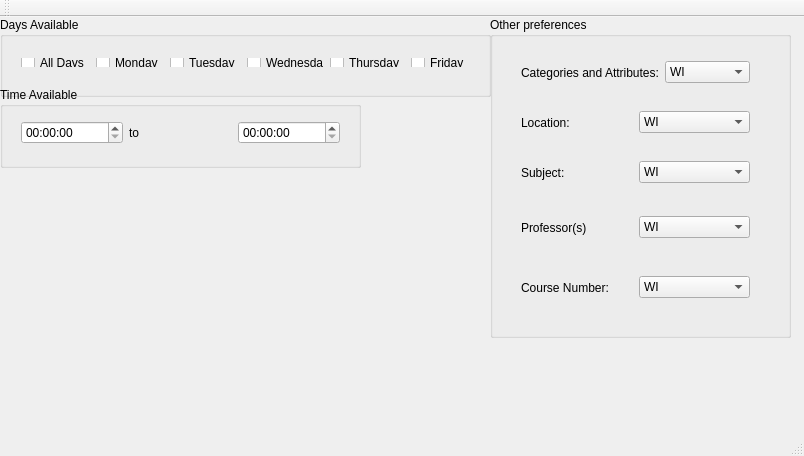
<?xml version="1.0" encoding="UTF-8"?>
<ui version="4.0">
 <class>MainWindow</class>
 <widget class="QMainWindow" name="MainWindow">
  <property name="geometry">
   <rect>
    <x>0</x>
    <y>0</y>
    <width>804</width>
    <height>456</height>
   </rect>
  </property>
  <property name="windowTitle">
   <string>MainWindow</string>
  </property>
  <widget class="QWidget" name="centralWidget">
   <widget class="QGroupBox" name="groupBox">
    <property name="geometry">
     <rect>
      <x>0</x>
      <y>0</y>
      <width>491</width>
      <height>80</height>
     </rect>
    </property>
    <property name="title">
     <string>Days Available</string>
    </property>
    <widget class="QWidget" name="horizontalLayoutWidget">
     <property name="geometry">
      <rect>
       <x>10</x>
       <y>30</y>
       <width>471</width>
       <height>31</height>
      </rect>
     </property>
     <layout class="QHBoxLayout" name="horizontalLayout_3">
      <item>
       <widget class="QCheckBox" name="checkBox_6">
        <property name="text">
         <string>All Days</string>
        </property>
       </widget>
      </item>
      <item>
       <widget class="QCheckBox" name="checkBox">
        <property name="text">
         <string>Monday</string>
        </property>
       </widget>
      </item>
      <item>
       <widget class="QCheckBox" name="checkBox_2">
        <property name="text">
         <string>Tuesday</string>
        </property>
       </widget>
      </item>
      <item>
       <widget class="QCheckBox" name="checkBox_3">
        <property name="text">
         <string>Wednesday</string>
        </property>
       </widget>
      </item>
      <item>
       <widget class="QCheckBox" name="checkBox_4">
        <property name="text">
         <string>Thursday</string>
        </property>
       </widget>
      </item>
      <item>
       <widget class="QCheckBox" name="checkBox_5">
        <property name="text">
         <string>Friday</string>
        </property>
       </widget>
      </item>
     </layout>
    </widget>
   </widget>
   <widget class="QGroupBox" name="groupBox_2">
    <property name="geometry">
     <rect>
      <x>0</x>
      <y>70</y>
      <width>361</width>
      <height>81</height>
     </rect>
    </property>
    <property name="title">
     <string>Time Available</string>
    </property>
    <widget class="QWidget" name="horizontalLayoutWidget_2">
     <property name="geometry">
      <rect>
       <x>10</x>
       <y>20</y>
       <width>341</width>
       <height>51</height>
      </rect>
     </property>
     <layout class="QHBoxLayout" name="horizontalLayout_2">
      <item>
       <widget class="QTimeEdit" name="timeEdit"/>
      </item>
      <item>
       <widget class="QLabel" name="label_2">
        <property name="text">
         <string>to</string>
        </property>
       </widget>
      </item>
      <item>
       <widget class="QTimeEdit" name="timeEdit_2"/>
      </item>
     </layout>
    </widget>
   </widget>
   <widget class="QGroupBox" name="groupBox_3">
    <property name="geometry">
     <rect>
      <x>490</x>
      <y>0</y>
      <width>301</width>
      <height>321</height>
     </rect>
    </property>
    <property name="title">
     <string>Other preferences</string>
    </property>
    <widget class="QWidget" name="horizontalLayoutWidget_4">
     <property name="geometry">
      <rect>
       <x>20</x>
       <y>30</y>
       <width>251</width>
       <height>51</height>
      </rect>
     </property>
     <layout class="QHBoxLayout" name="horizontalLayout_5">
      <item>
       <widget class="QLabel" name="label">
        <property name="text">
         <string>Categories and Attributes:</string>
        </property>
       </widget>
      </item>
      <item>
       <widget class="QComboBox" name="comboBox">
        <item>
         <property name="text">
          <string>WI</string>
         </property>
        </item>
        <item>
         <property name="text">
          <string>GLT</string>
         </property>
        </item>
        <item>
         <property name="text">
          <string>SI</string>
         </property>
        </item>
       </widget>
      </item>
     </layout>
    </widget>
    <widget class="QWidget" name="horizontalLayoutWidget_7">
     <property name="geometry">
      <rect>
       <x>20</x>
       <y>180</y>
       <width>251</width>
       <height>61</height>
      </rect>
     </property>
     <layout class="QHBoxLayout" name="horizontalLayout_8">
      <item>
       <widget class="QLabel" name="label_5">
        <property name="text">
         <string>Professor(s)</string>
        </property>
       </widget>
      </item>
      <item>
       <widget class="QComboBox" name="comboBox_4">
        <item>
         <property name="text">
          <string>WI</string>
         </property>
        </item>
        <item>
         <property name="text">
          <string>GLT</string>
         </property>
        </item>
        <item>
         <property name="text">
          <string>SI</string>
         </property>
        </item>
       </widget>
      </item>
     </layout>
    </widget>
    <widget class="QWidget" name="horizontalLayoutWidget_5">
     <property name="geometry">
      <rect>
       <x>20</x>
       <y>80</y>
       <width>251</width>
       <height>51</height>
      </rect>
     </property>
     <layout class="QHBoxLayout" name="horizontalLayout_6">
      <item>
       <widget class="QLabel" name="label_3">
        <property name="text">
         <string>Location:</string>
        </property>
       </widget>
      </item>
      <item>
       <widget class="QComboBox" name="comboBox_2">
        <item>
         <property name="text">
          <string>WI</string>
         </property>
        </item>
        <item>
         <property name="text">
          <string>GLT</string>
         </property>
        </item>
        <item>
         <property name="text">
          <string>SI</string>
         </property>
        </item>
       </widget>
      </item>
     </layout>
    </widget>
    <widget class="QWidget" name="horizontalLayoutWidget_6">
     <property name="geometry">
      <rect>
       <x>20</x>
       <y>130</y>
       <width>251</width>
       <height>51</height>
      </rect>
     </property>
     <layout class="QHBoxLayout" name="horizontalLayout_7">
      <item>
       <widget class="QLabel" name="label_4">
        <property name="text">
         <string>Subject:</string>
        </property>
       </widget>
      </item>
      <item>
       <widget class="QComboBox" name="comboBox_3">
        <item>
         <property name="text">
          <string>WI</string>
         </property>
        </item>
        <item>
         <property name="text">
          <string>GLT</string>
         </property>
        </item>
        <item>
         <property name="text">
          <string>SI</string>
         </property>
        </item>
       </widget>
      </item>
     </layout>
    </widget>
    <widget class="QWidget" name="horizontalLayoutWidget_8">
     <property name="geometry">
      <rect>
       <x>20</x>
       <y>240</y>
       <width>251</width>
       <height>61</height>
      </rect>
     </property>
     <layout class="QHBoxLayout" name="horizontalLayout_9">
      <item>
       <widget class="QLabel" name="label_6">
        <property name="text">
         <string>Course Number:</string>
        </property>
       </widget>
      </item>
      <item>
       <widget class="QComboBox" name="comboBox_5">
        <item>
         <property name="text">
          <string>WI</string>
         </property>
        </item>
        <item>
         <property name="text">
          <string>GLT</string>
         </property>
        </item>
        <item>
         <property name="text">
          <string>SI</string>
         </property>
        </item>
       </widget>
      </item>
     </layout>
    </widget>
   </widget>
  </widget>
  <widget class="QMenuBar" name="menuBar">
   <property name="geometry">
    <rect>
     <x>0</x>
     <y>0</y>
     <width>804</width>
     <height>22</height>
    </rect>
   </property>
  </widget>
  <widget class="QToolBar" name="mainToolBar">
   <attribute name="toolBarArea">
    <enum>TopToolBarArea</enum>
   </attribute>
   <attribute name="toolBarBreak">
    <bool>false</bool>
   </attribute>
  </widget>
  <widget class="QStatusBar" name="statusBar"/>
 </widget>
 <layoutdefault spacing="6" margin="11"/>
 <resources/>
 <connections/>
</ui>
